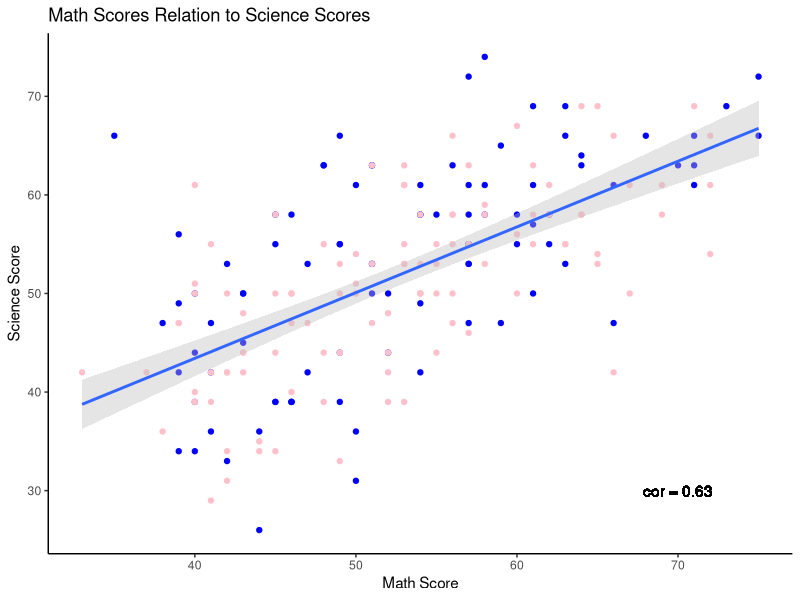
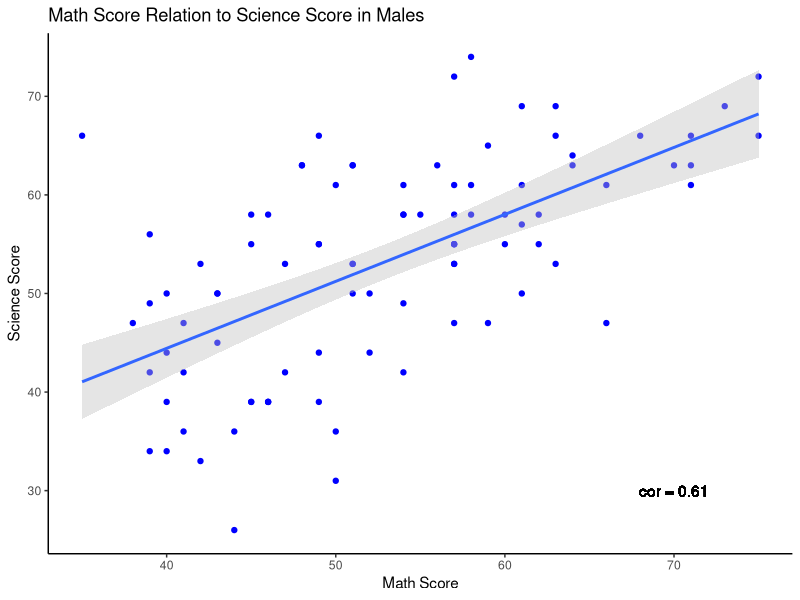
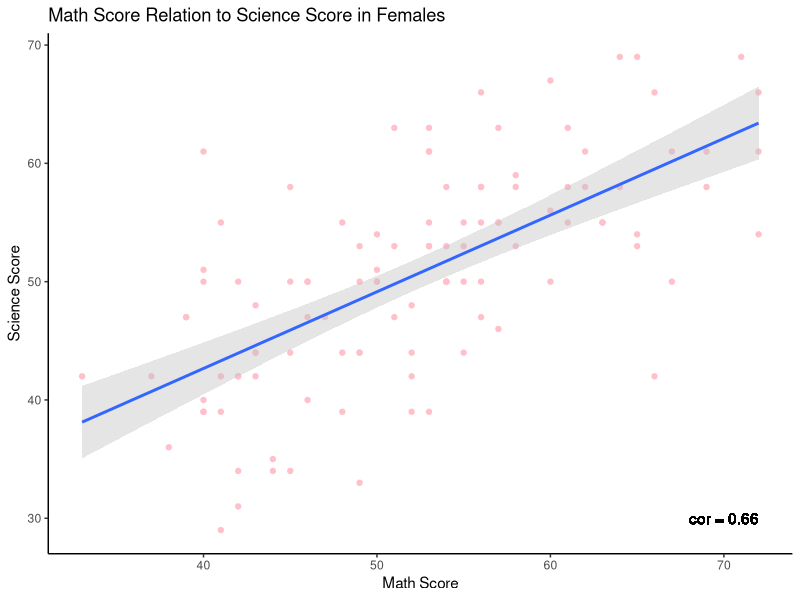

Reproduce these figures in R, in order.
## ---- chunk 1
library(tidyverse)

hsb2 <- read_csv("hsb2.csv")

## ---- chunk 2

hsb2$female <- factor(hsb2$female, levels = c(0:1), 
                      labels = c("Male", "Female"))


male <- subset(hsb2, hsb2$female == "Male")
female <- subset(hsb2, hsb2$female == "Female")

ggplot(data = hsb2, mapping = aes(x = math, y = science)) +
  geom_point(male, mapping = aes(x = math, y = science), color = "Blue") +
  geom_point(female, mapping = aes(x = math, y = science), color = "Pink") +
  geom_text(aes(70, 30, label = "cor = 0.63")) +
  stat_smooth(method = "lm", fill = "grey") +
  theme_classic() +
  labs( x = "Math Score",
        y = "Science Score",
        title = "Math Scores Relation to Science Scores")


## ---- chunk 3


ggplot(data = male, mapping = aes(x = math, y = science)) +
  geom_point(color = "Blue") +
  geom_text(aes(70, 30, label = "cor = 0.61")) +
  stat_smooth(method = "lm", fill = "grey") +
  theme_classic() +
  labs( x = "Math Score",
        y = "Science Score",
        title = "Math Score Relation to Science Score in Males")


ggplot(data = female, mapping = aes(x = math, y = science)) +
  geom_point(color = "Pink") +
  geom_text(aes(70, 30, label = "cor = 0.66")) +
  stat_smooth(method = "lm", fill = "grey") +
  theme_classic() +
  labs( x = "Math Score",
        y = "Science Score",
        title = "Math Score Relation to Science Score in Females")



